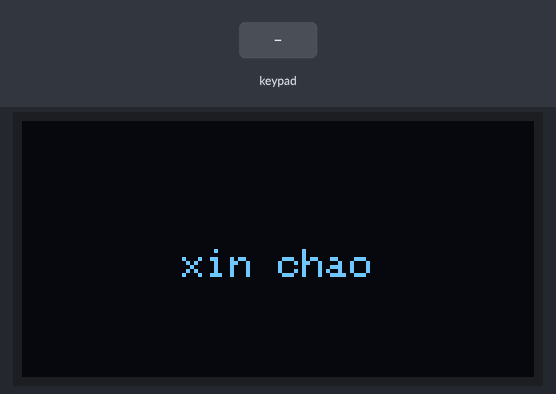
This program was run on a simulated ESP32. Parts: 128×64 one-colour display. The test bench sets the inputs (shaded band). WiFi joins after 1.5 s; servers stay silent unless stated; uploads are accepted with an empty reply; what the program prints to the serial monitor is not drawn.

Above: at 2.7 s.
2.8 s: keypad keys 1 3 1 2 1 4 2 7 # pressed 0.4 s apart
At 3.4 s:
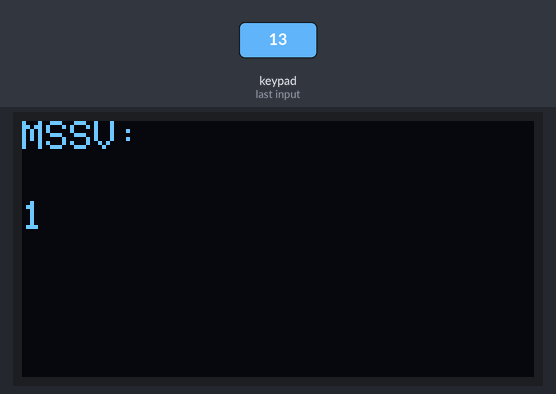
7.9 s: key '*' pressed
10.9 s: key '#' pressed
At 13.7 s:
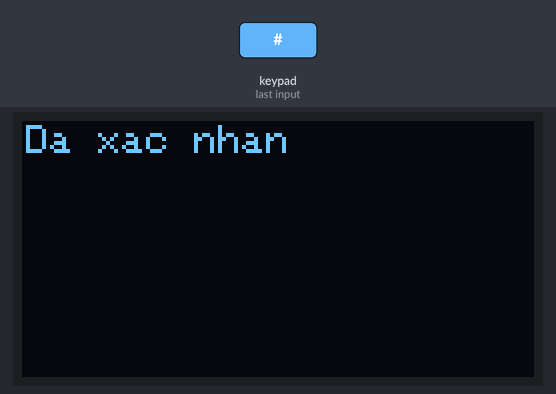
13.9 s: keypad keys 2 6 2 5 3 3 3 2 pressed 0.4 s apart
At 15.7 s:
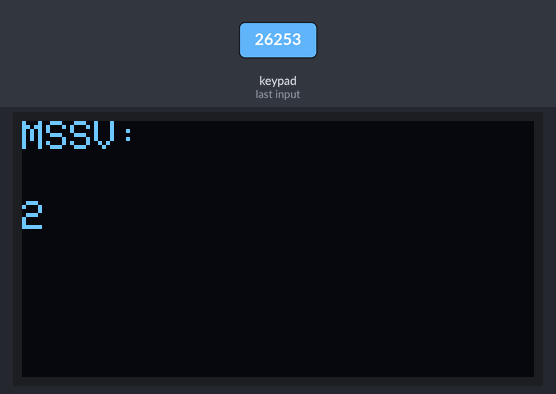
18.6 s: key '1' pressed
21.6 s: key '*' pressed
At 24.5 s:
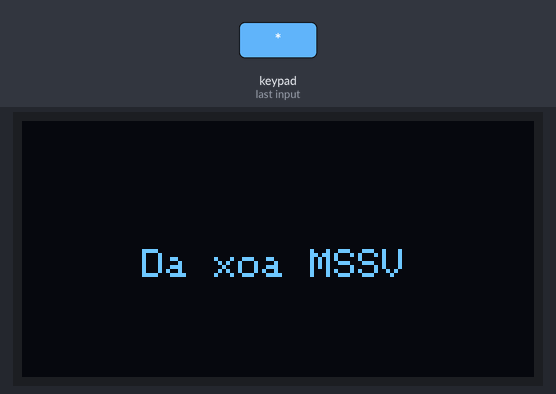
Timing chart, 0 to 25.6 s (numbered marks = the images above; inputs shaded):
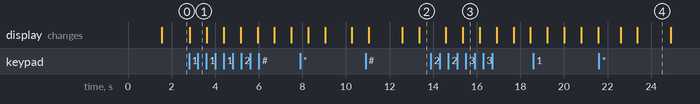

Measured:
- after the input at 2.8 s, the display: changes at once (image 1)
- after the input at 10.9 s, the display: first differs from a run without the input after 2.5 s (image 2)
- after the input at 13.9 s, the display: first differs from a run without the input after 1.5 s (image 3)
- after the input at 21.6 s, the display: first differs from a run without the input after 1.8 s (image 4)

The program:

main.cpp
```cpp
#include <Keypad.h>
#include <Wire.h>
#include <Adafruit_GFX.h>
#include <Adafruit_SSD1306.h>
#include <WiFi.h>
#include <HTTPClient.h>

const char* SSID = "Wokwi-GUEST";
const char* Password = "";

const byte ROWS = 4;
const byte COLS = 4;
char keys[ROWS][COLS]={
{'1','2','3','A'},
{'4','5','6','B'},
{'7','8','9','C'},
{'*','0','#','D'}
};
byte rowsPin[ROWS]= {13, 12, 14, 27};
byte colsPin[COLS]= {26, 25, 33, 32};
Keypad keypad = Keypad(makeKeymap(keys), rowsPin, colsPin, ROWS, COLS);

#define SDApin 4
#define SCLpin 5
#define SCREEN_W 128
#define SCREEN_H 64
Adafruit_SSD1306 display(SCREEN_W, SCREEN_H, &Wire, -1);
String mssv = "";
const byte max_mssv = 8;
const String URLsheet = "https://script.google.com/macros/s/AKfycbwWEtSIi84afllAnhjBEh15U0FB3GyW6CB7tI_Bk-NAYEreVEKYVqNKGdLNzPhQ8xDu2w/exec";
void ketnoiWiFi(){
	WiFi.begin(SSID, Password);
	Serial.print("dang ket noi Wifi");
	while(WiFi.status()!= WL_CONNECTED){
		Serial.print(".");
		delay(500);
	}
	Serial.print(" Da ket noi WiFi");
}
void sentggsheet(){
  if(WiFi.status() == WL_CONNECTED){
    WiFiClientSecure client;
    client.setInsecure();

    HTTPClient http;
    http.begin(client, URLsheet);  // Kết nối tới Google Script
    http.addHeader("Content-Type", "application/json");

    String data = "{\"mssv\":\"" + mssv + "\"}";
    int response = http.POST(data);

    Serial.print(" Gửi MSSV: ");
    Serial.println(mssv);
    Serial.print(" Phản hồi: ");
    Serial.println(response);

    http.end();
  }
  else {
    Serial.println("Không kết nối WiFi");
  }
}

void khoidongoled(){
	display.clearDisplay();
	display.setCursor(40,32);
	display.setTextColor(WHITE);
	display.setTextSize(1);
	display.print("xin chao");
	display.display();
}
void xacnhanmssv(){
	display.clearDisplay();
	display.setCursor(1,1);
	display.setTextColor(WHITE);
	display.setTextSize(1);
	display.print("Da xac nhan");
	display.setCursor(0, 25);
	display.println(mssv);
	display.display();
	sentggsheet();

	mssv = "";
	delay(1000);
	display.clearDisplay();
	display.setTextSize(1);
	display.setCursor(0,0);
	display.setTextColor(WHITE);
	display.print("MSSV: ");
	display.display();
}
void xoamssv(){
	mssv = "";
	display.clearDisplay();
	display.setTextSize(1);
	display.setTextColor(WHITE);
	display.setCursor(30,32);
	display.print("Da xoa MSSV");
	display.display();
	delay(1500);
	display.clearDisplay();
	display.setTextSize(1);
	display.setTextColor(WHITE);
	display.setCursor(0,0);
	display.print("MSSV: ");
	display.display();
}
void hienthimssv(){
	display.clearDisplay();
	display.setTextSize(1);
	display.setTextColor(WHITE);
	display.setCursor(0,0);
	display.print("MSSV: ");
	display.setCursor(0, 20);
	display.println(mssv);
	display.display();
}
void mssvmax(){
	display.clearDisplay();
	display.setTextSize(1);
	display.setTextColor(WHITE);
	display.setCursor(20, 30);
	display.print("MSSV day");
	display.display();
}
void setup(){
	Serial.begin(115200);
	ketnoiWiFi();
	Wire.begin(SDApin, SCLpin);
	if(!display.begin(SSD1306_SWITCHCAPVCC, 0x3C)){
		Serial.print("khong tim thay man hinh");
		while(1);
	}
	khoidongoled();
}
void loop(){
	char key = keypad.getKey();
	if(key){
		if(key == '#'){
			xacnhanmssv();
		}
		else if(key == '*'){
			xoamssv();
		}
		else{
			if(mssv.length() < max_mssv){
				mssv += key;
				hienthimssv();
			}
			else{
				mssvmax();
				delay(1000);
				hienthimssv();
			}
		}
	}
	delay(250);
}
```
